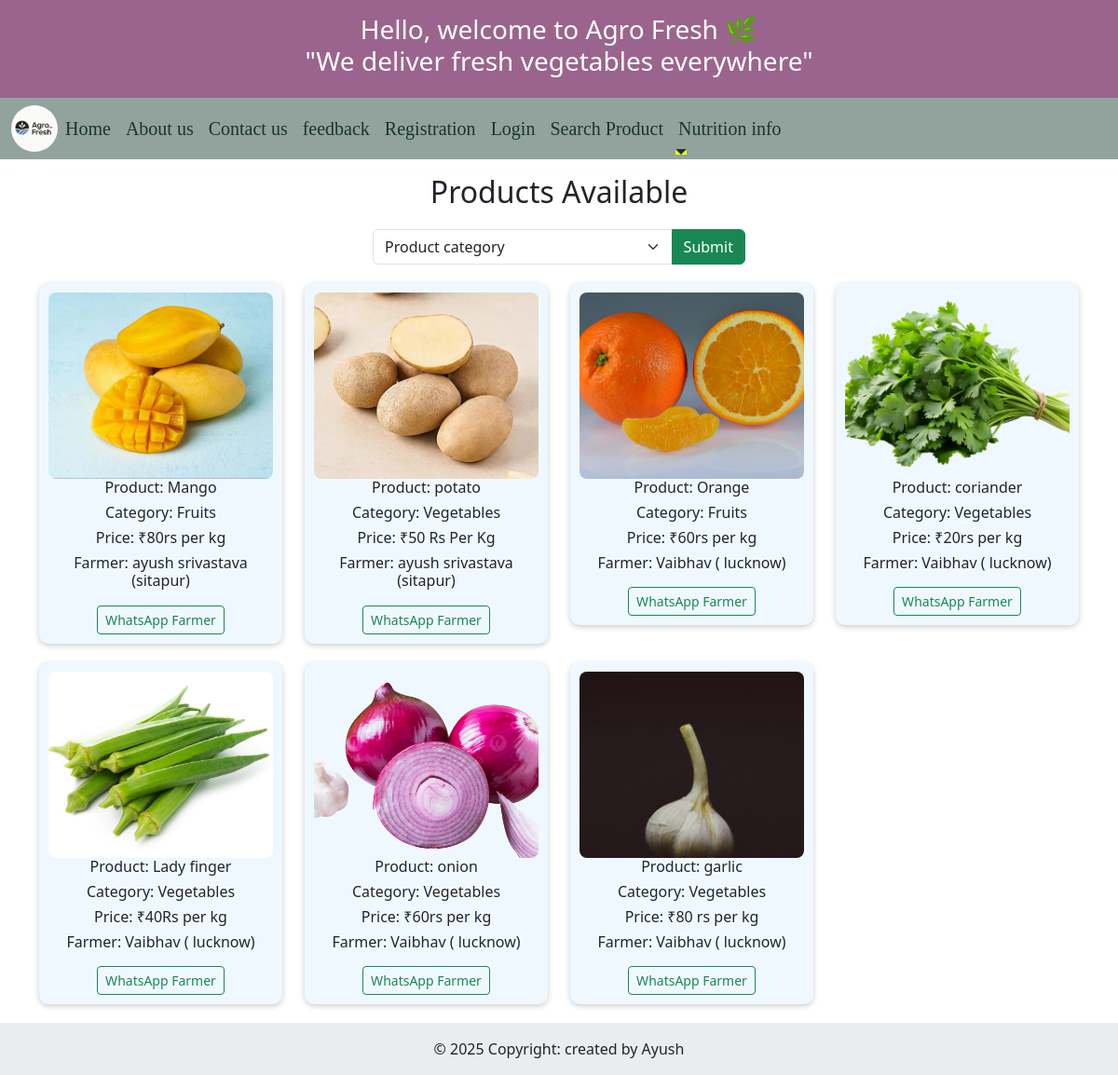
Page /view_products/ on the committed database.
### agro_app/models.py (models this page shows)
class Product(models.Model):
    farmer=models.ForeignKey(Farmer,on_delete=models.DO_NOTHING,default="")
    product_category=models.CharField(max_length=50,default="")
    product_name=models.CharField(max_length=50,null=False,default="")
    product_price=models.CharField(max_length=13,null=False,default="")
    product_pic=models.FileField(upload_to="product_pic/",default="")
    product_status=models.CharField(max_length=100,default="available")

class Farmer(models.Model):
    name=models.CharField(max_length=50,null=False)
    email=models.EmailField(max_length=50,null=False,primary_key=True)
    password=models.CharField(max_length=50,null=False)
    phone=models.TextField(max_length=13,null=False)
    city=models.CharField(max_length=100,null=False)
    address=models.TextField(default="")
    profile_pic=models.FileField(upload_to="farmer_pic/",default="")
    date=models.DateField(default= timezone.now)

### agro_app/views.py (the view, shortened to what this page needs)
# urls.py: path("view_products/",views.view_products,name="view_products"),
def view_products(request):
    if request.method=="GET":
        product_list=Product.objects.all()#select * from service
        context={
            "product_key":product_list
        }
        return render(request,'agro_app/html/view_product.html',context)

### agro_app/templates/agro_app/html/view_product.html (shortened to what this page needs)
<!DOCTYPE html>
{%load static%}
<html lang="en">
<head>
    {% include 'agro_app/common/common_css.html' %}
</head>
<body>
    <div class="main-div">
        <div class="header-banner">
            <h3>
                Hello, welcome to Agro Fresh 🌿<br>
                "We deliver fresh vegetables everywhere"
            </h3>
        </div>
        {% include 'agro_app/common/header.html' %}
        <h2 class="text-center mt-3">Products Available</h2>
        <form action="/view_products/" method="post" class="filter-form">
            <div class="input-group">
                <select class="form-select" name="category" required>
                    <option selected disabled>Product category</option>
                </select>
                <button type="submit" class="btn btn-success">Submit</button>
            </div>
        </form>
        <div class="container">
            <div class="row">
                {% if product_key %}
                {% for p in product_key %}
                <div class="col-sm-6 col-md-4 col-lg-3">
                    <div class="item-div">
                        <img src="/media/{{p.product_pic}}" alt="">
                        <h6>Product: {{p.product_name}}</h6>
                        <h6>Category: {{p.product_category}}</h6>
                        <h6>Price: ₹{{p.product_price}}</h6>
                        <h6>Farmer: {{p.farmer.name}} ({{p.farmer.city}})</h6>
                        <a href="https://wa.me/+91{{p.farmer.phone}}" target="_blank" class="btn btn-outline-success btn-sm mt-2">
                            WhatsApp Farmer
                        </a>
                    </div>
                </div>
                {% endfor %}
                {% else %}
                <h3 class="text-center">No Products Available 😊</h3>
                {% endif %}
            </div>
        </div>
    </div>
    {% include 'agro_app/common/footer.html' %}
</body>
</html>

### agro_app/templates/agro_app/common/common_css.html (shortened to what this page needs)
{%load static%}
<link href="https://cdn.jsdelivr.net/npm/bootstrap@5.3.7/dist/css/bootstrap.min.css" rel="stylesheet"
>
 <link rel="stylesheet" href="https://cdnjs.cloudflare.com/ajax/libs/font-awesome/6.7.2/css/all.min.css"
 />
 <link rel="stylesheet" href="{% static 'agro_app/css/style.css' %}">

### agro_app/templates/agro_app/common/header.html (shortened to what this page needs)
{%load static%}
<nav class="navbar navbar-expand-lg " style="background-color: #92a39d;">
  <div class="container-fluid">
    <img src="{% static 'agro_app/images/logo.png' %}" alt="" style="width: 50px; height: 50px; border-radius: 50%;">
    <div class="collapse navbar-collapse" id="navbarSupportedContent">
      <ul class="navbar-nav me-auto mb-2 mb-lg-0">
        <li class="nav-item">
          <a class="nav-link active" aria-current="page" href="/">Home</a>
        </li>
        <li class="nav-item">
          <a class="nav-link" href="/about/">About us</a>
        </li>
        <li class="nav-item">
          <a class="nav-link" href="/contact_us/">Contact us</a>
        </li>
        <li class="nav-item">
          <a class="nav-link" href="/feedback/">feedback</a>
        </li>
        <li class="nav-item">
          <a class="nav-link" href="/registration/">Registration</a>
        </li>
        <li class="nav-item">
          <a class="nav-link" href="/farmer_login/">Login</a>
        </li>
         <li class="nav-item">
          <a class="nav-link" href="/view_products/">Search Product</a>
         </li>
        <li class="nav-item dropdown">
          <a class="nav-link dropdown-toggle" href="#" role="button" data-bs-toggle="dropdown" aria-expanded="false">
            Nutrition info
          </a>
        </li>
      </ul>
    </div>
  </div>
</nav>

### agro_app/templates/agro_app/common/footer.html
<footer class="bg-body-tertiary text-center text-lg-start">
  <div class="text-center p-3" style="background-color: rgba(0, 0, 0, 0.05);">
    © 2025 Copyright: created by Ayush
  </div>
</footer>

### agro_app/static/agro_app/css/style.css (style rules this page uses)
body,html { min-height: 100vh; display: flex; flex-direction: column; margin: 0; }
.main-div { flex: 1; }
* { box-sizing: border-box; }

### agro_app/templates/agro_app/html/view_product.html (style rules this page uses)
.item-div { background-color: aliceblue; border-radius: 10px; box-shadow: 0px 2px 6px rgba(0, 0, 0, 0.2); transition: transform 0.2s ease-in-out; margin-bottom: 20px; text-align: center; padding: 10px; }
.item-div img { width: 100%; height: 200px; object-fit: cover; border-radius: 8px; }
.header-banner { background-color: #9b648e; color: white; padding: 15px; text-align: center; }
.filter-form { max-width: 400px; margin: 20px auto; }

### agro_app/templates/agro_app/common/header.html (style rules this page uses)
.nav-link,.dropdown-items { color: rgb(25, 53, 44)!important; font-size: 20px; font-family: Georgia, 'Times New Roman', Times, serif; }
.navbar .nav-link { position: relative; }
.navbar .nav-link::after { content: ""; position: absolute; left: 0; bottom: -5px; width: 0; height: 2px; background: yellow; transition: width 0.3s; }

### rows in the picture
Product: product_pic (picture), product_name "Mango", product_category "Fruits", product_price "80rs per kg", farmer.name "ayush srivastava", farmer.city "sitapur"
Product: product_pic (picture), product_name "potato", product_category "Vegetables", product_price "50 Rs Per Kg", farmer.name "ayush srivastava", farmer.city "sitapur"
Product: product_pic (picture), product_name "Orange", product_category "Fruits", product_price "60rs per kg", farmer.name "Vaibhav", farmer.city "lucknow"
Product: product_pic (picture), product_name "coriander", product_category "Vegetables", product_price "20rs per kg", farmer.name "Vaibhav", farmer.city "lucknow"
Product: product_pic (picture), product_name "Lady finger", product_category "Vegetables", product_price "40Rs per kg", farmer.name "Vaibhav", farmer.city "lucknow"
Product: product_pic (picture), product_name "onion", product_category "Vegetables", product_price "60rs per kg", farmer.name "Vaibhav", farmer.city "lucknow"
Product: product_pic (picture), product_name "garlic", product_category "Vegetables", product_price "80 rs per kg", farmer.name "Vaibhav", farmer.city "lucknow"
